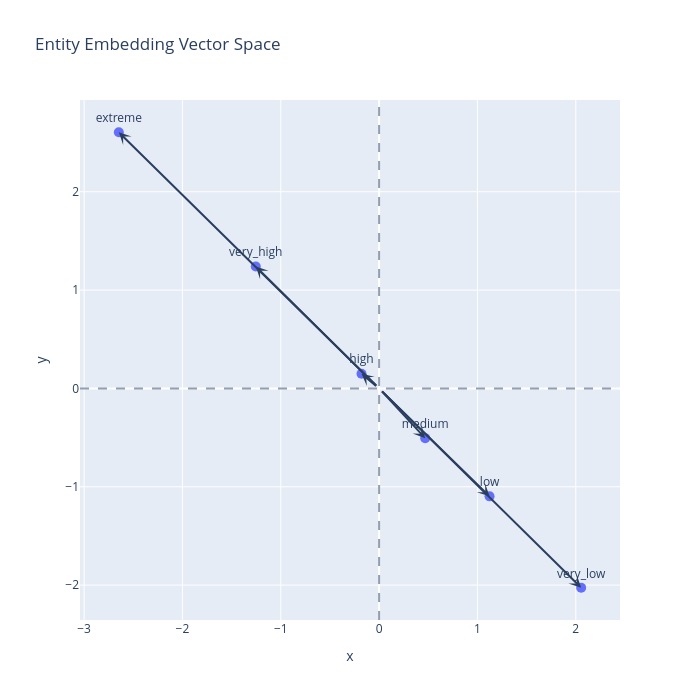

This figure's notebook cell:
### Code cell
plot_df = plot_ee_vector_space(usage_ee)
plot_df.sort_values("norm")

### Figure 1 — Plotly figure (JSON) as saved in the notebook; plotly's stock layout.template omitted (floating-point values rounded to 4 significant figures)
{"data": [{"customdata": [[1.764, 135.3], [3.714, 135.5], [1.57, -44.34], [0.2332, 140.1], [0.6894, -47.15], [2.887, -44.61]], "hovertemplate": "x=%{x:.3f}<br>y=%{y:.3f}<br>label=%{text}<br>norm=%{customdata[0]:.3f}<br>angle_deg=%{customdata[1]:.1f}<extra></extra>", "legendgroup": "", "marker": {"color": "#636efa", "size": 10, "symbol": "circle"}, "mode": "markers+text", "name": "", "orientation": "v", "showlegend": false, "text": ["very_high", "extreme", "low", "high", "medium", "very_low"], "textposition": "top center", "type": "scatter", "x": [-1.254, -2.647, 1.123, -0.1789, 0.4689, 2.055], "xaxis": "x", "y": [1.24, 2.605, -1.098, 0.1496, -0.5055, -2.027], "yaxis": "y"}], "layout": {"annotations": [{"arrowhead": 3, "arrowsize": 1, "arrowwidth": 2, "ax": 0, "axref": "x", "ay": 0, "ayref": "y", "showarrow": true, "x": -1.254, "xref": "x", "y": 1.24, "yref": "y"}, {"arrowhead": 3, "arrowsize": 1, "arrowwidth": 2, "ax": 0, "axref": "x", "ay": 0, "ayref": "y", "showarrow": true, "x": -2.647, "xref": "x", "y": 2.605, "yref": "y"}, {"arrowhead": 3, "arrowsize": 1, "arrowwidth": 2, "ax": 0, "axref": "x", "ay": 0, "ayref": "y", "showarrow": true, "x": 1.123, "xref": "x", "y": -1.098, "yref": "y"}, {"arrowhead": 3, "arrowsize": 1, "arrowwidth": 2, "ax": 0, "axref": "x", "ay": 0, "ayref": "y", "showarrow": true, "x": -0.1789, "xref": "x", "y": 0.1496, "yref": "y"}, {"arrowhead": 3, "arrowsize": 1, "arrowwidth": 2, "ax": 0, "axref": "x", "ay": 0, "ayref": "y", "showarrow": true, "x": 0.4689, "xref": "x", "y": -0.5055, "yref": "y"}, {"arrowhead": 3, "arrowsize": 1, "arrowwidth": 2, "ax": 0, "axref": "x", "ay": 0, "ayref": "y", "showarrow": true, "x": 2.055, "xref": "x", "y": -2.027, "yref": "y"}], "height": 700, "legend": {"tracegroupgap": 0}, "shapes": [{"line": {"dash": "dash"}, "opacity": 0.5, "type": "line", "x0": 0, "x1": 1, "xref": "x domain", "y0": 0, "y1": 0, "yref": "y"}, {"line": {"dash": "dash"}, "opacity": 0.5, "type": "line", "x0": 0, "x1": 0, "xref": "x", "y0": 0, "y1": 1, "yref": "y domain"}], "title": {"text": "Entity Embedding Vector Space"}, "width": 700, "xaxis": {"anchor": "y", "domain": [0, 1], "title": {"text": "x"}}, "yaxis": {"anchor": "x", "domain": [0, 1], "scaleanchor": "x", "scaleratio": 1, "title": {"text": "y"}}}}
